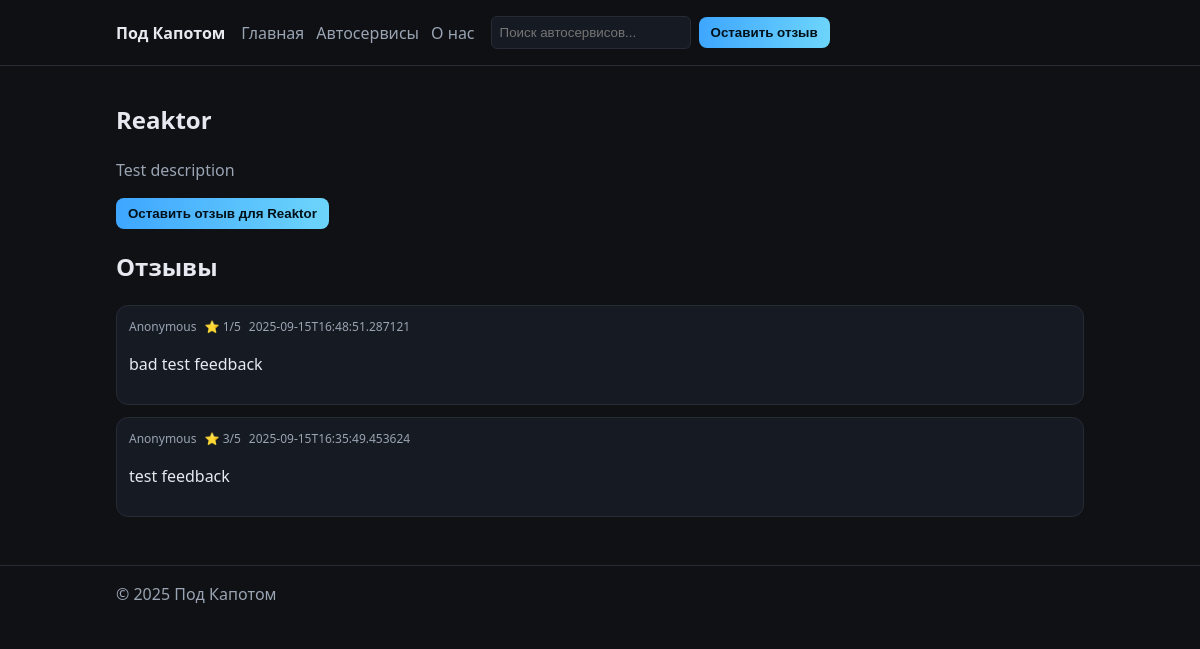
The app's page /services/2, older data.
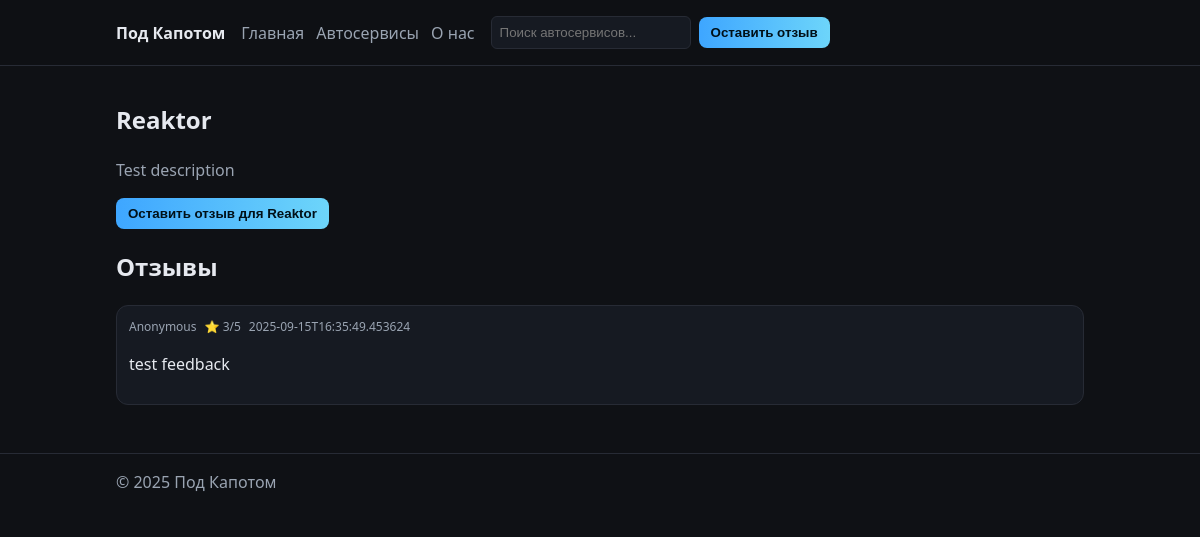
The same page, newer data.
### tables this page shows
CREATE TABLE feedback (
            id INTEGER PRIMARY KEY AUTOINCREMENT,
            service_id INTEGER NOT NULL,
            author TEXT DEFAULT 'Anonymous',
            content TEXT NOT NULL,
            created_at TEXT NOT NULL, rating INTEGER DEFAULT 3,
            FOREIGN KEY(service_id) REFERENCES services(id) ON DELETE CASCADE
        );

### main.py (the view)
@app.get("/services/{service_id}", response_class=HTMLResponse)
def service_detail(service_id: int, request: Request):
    service, feedback = fetch_service_with_feedback(service_id)
    if service is None:
        raise HTTPException(status_code=404, detail="Service not found")
    services = fetch_all_services()
    return templates.TemplateResponse(
        "service_detail.html",
        {
            "request": request,
            "service": service,
            "feedback": feedback,
            "services": services,
        },
    )

### templates/service_detail.html
{% extends "base.html" %}
{% block content %}
<article>
  <h1>{{ service.name }}</h1>
  <p class="muted">{{ service.description }}</p>
  <div class="actions">
    <button id="openFeedback3" class="btn primary">Оставить отзыв для {{ service.name }}</button>
  </div>
  <h2>Отзывы</h2>
  {% if feedback|length == 0 %}
    <p>Нет отзывов. Будьте первым, кто поделится своей правдивой историей.</p>
  {% else %}
    <ul class="feedback-list">
      {% for f in feedback %}
        <li class="feedback-item">
          <div class="feedback-meta">
            <span class="author">{{ f.author }}</span>
            <span class="rating">⭐ {{ f.rating }}/5</span>
            <time class="date">{{ f.created_at }}</time>
          </div>
          <p class="content">{{ f.content }}</p>
        </li>
      {% endfor %}
    </ul>
  {% endif %}
</article>
{% endblock %}

Row changes from the older to the newer data that the page shows:
removed feedback: author "Anonymous", rating "1", created_at "2025-09-15T16:48:51.287121", content "bad test feedback"
